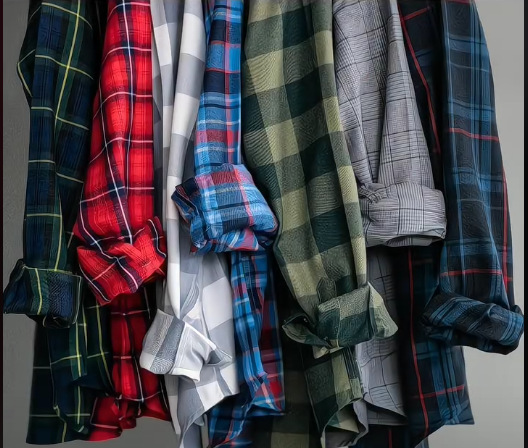
#> input picture mlclass/input.png, 528 x 448 px
$ python kmeans1.py
#> lines starting #> are read from the running program, lines starting #| are printed output that depends on the picture
import numpy as np
import matplotlib.pyplot as plt
from PIL import Image
import os

path = os.path.join(os.path.dirname(__file__), "input.png")

image = Image.open(path).convert("RGB")
image = np.array(image, dtype=np.float64)
#> image: shape (448, 528, 3) float64

rows, cols, ch = image.shape
#> rows = 448; cols = 528; ch = 3
pixels = image.reshape((-1, 3))

k = 8
np.random.seed(0)
centroids = pixels[np.random.choice(pixels.shape[0], k, replace=False)]
#> centroids = [[42, 14, 22], [140, 141, 151], [62, 70, 77], [33, 50, 50], [12, 30, 29], [111, 112, 118], [11, 21, 20], [156, 140, 183]]

for _ in range(15):
    distances = np.linalg.norm(pixels[:, None] - centroids, axis=2)
    labels = np.argmin(distances, axis=1)

    new_centroids = []
    for i in range(k):
        points = pixels[labels == i]
        if len(points) > 0:
            new_centroids.append(points.mean(axis=0))
        else:
            new_centroids.append(centroids[i])
    centroids = np.array(new_centroids)

compressed_pixels = centroids[labels]
compressed_image = compressed_pixels.reshape(rows, cols, 3)
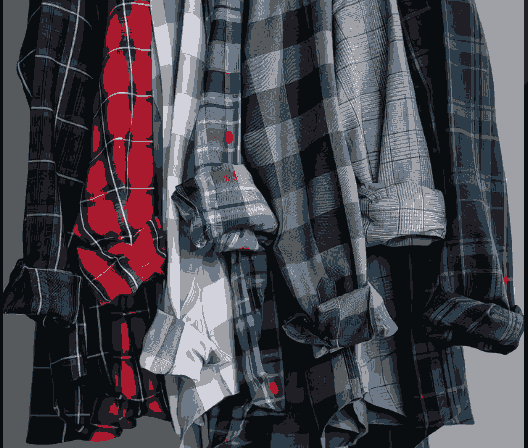
#> compressed_image: shape (448, 528, 3) float64; mean of channels 0, 1, 2 73.5, 70.5, 77.4; drawn as R, G, B
compressed_image = np.clip(compressed_image, 0, 255).astype(np.uint8)

plt.figure(figsize=(10,5))

plt.subplot(1,2,1)
plt.imshow(image.astype(np.uint8))
plt.axis("off")

plt.subplot(1,2,2)
plt.imshow(compressed_image)
plt.axis("off")

plt.show()
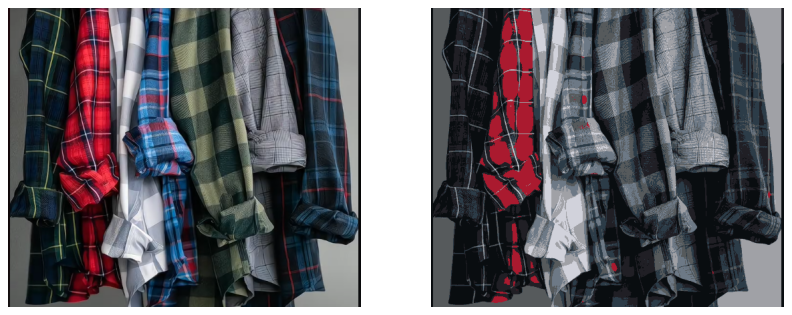
#> figure drawn by matplotlib, 2 panels
